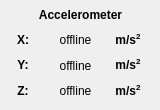
    <widget class="QWidget" name="ACC_tab">
     <attribute name="title">
      <string>ACC</string>
     </attribute>
     <widget class="QLabel" name="ACC_label">
      <property name="geometry">
       <rect>
        <x>10</x>
        <y>0</y>
        <width>141</width>
        <height>31</height>
       </rect>
      </property>
      <property name="text">
       <string>&lt;html&gt;&lt;head/&gt;&lt;body&gt;&lt;p align=&quot;center&quot;&gt;&lt;span style=&quot; font-weight:600;&quot;&gt;Accelerometer&lt;/span&gt;&lt;/p&gt;&lt;/body&gt;&lt;/html&gt;</string>
      </property>
     </widget>
     <widget class="QWidget" name="horizontalLayoutWidget">
      <property name="geometry">
       <rect>
        <x>0</x>
        <y>30</y>
        <width>151</width>
        <height>71</height>
       </rect>
      </property>
      <layout class="QHBoxLayout" name="horizontalLayout">
       <item>
        <layout class="QVBoxLayout" name="verticalLayout_4">
         <item>
          <widget class="QLabel" name="ACC_X_label">
           <property name="text">
            <string>&lt;html&gt;&lt;head/&gt;&lt;body&gt;&lt;p align=&quot;center&quot;&gt;&lt;span style=&quot; font-weight:600;&quot;&gt;X:&lt;/span&gt;&lt;/p&gt;&lt;/body&gt;&lt;/html&gt;</string>
           </property>
           <property name="alignment">
            <set>Qt::AlignCenter</set>
           </property>
          </widget>
         </item>
         <item>
          <widget class="QLabel" name="ACC_Y_label">
           <property name="text">
            <string>&lt;html&gt;&lt;head/&gt;&lt;body&gt;&lt;p align=&quot;center&quot;&gt;&lt;span style=&quot; font-weight:600;&quot;&gt;Y:&lt;/span&gt;&lt;/p&gt;&lt;/body&gt;&lt;/html&gt;</string>
           </property>
           <property name="alignment">
            <set>Qt::AlignCenter</set>
           </property>
          </widget>
         </item>
         <item>
          <widget class="QLabel" name="ACC_Z_label">
           <property name="text">
            <string>&lt;html&gt;&lt;head/&gt;&lt;body&gt;&lt;p align=&quot;center&quot;&gt;&lt;span style=&quot; font-weight:600;&quot;&gt;Z:&lt;/span&gt;&lt;/p&gt;&lt;/body&gt;&lt;/html&gt;</string>
           </property>
           <property name="alignment">
            <set>Qt::AlignCenter</set>
           </property>
          </widget>
         </item>
        </layout>
       </item>
       <item>
        <layout class="QVBoxLayout" name="verticalLayout_5">
         <item>
          <widget class="QLabel" name="ACC_X_text_label">
           <property name="text">
            <string>offline</string>
           </property>
           <property name="alignment">
            <set>Qt::AlignCenter</set>
           </property>
          </widget>
         </item>
         <item>
          <widget class="QLabel" name="ACC_Y_text_label">
           <property name="text">
            <string>offline</string>
           </property>
           <property name="alignment">
            <set>Qt::AlignCenter</set>
           </property>
          </widget>
         </item>
         <item>
          <widget class="QLabel" name="ACC_Z_text_label">
           <property name="text">
            <string>offline</string>
           </property>
           <property name="alignment">
            <set>Qt::AlignCenter</set>
           </property>
          </widget>
         </item>
        </layout>
       </item>
       <item>
        <layout class="QVBoxLayout" name="verticalLayout_7">
         <item>
          <widget class="QLabel" name="ACC_X_Unit_label">
           <property name="text">
            <string>&lt;html&gt;&lt;head/&gt;&lt;body&gt;&lt;p&gt;&lt;span style=&quot; font-weight:600;&quot;&gt;m/s&lt;/span&gt;&lt;span style=&quot; font-weight:600; vertical-align:super;&quot;&gt;2&lt;/span&gt;&lt;/p&gt;&lt;/body&gt;&lt;/html&gt;</string>
           </property>
           <property name="alignment">
            <set>Qt::AlignCenter</set>
           </property>
          </widget>
         </item>
         <item>
          <widget class="QLabel" name="ACC_Y_Unit_label">
           <property name="text">
            <string>&lt;html&gt;&lt;head/&gt;&lt;body&gt;&lt;p&gt;&lt;span style=&quot; font-weight:600;&quot;&gt;m/s&lt;/span&gt;&lt;span style=&quot; font-weight:600; vertical-align:super;&quot;&gt;2&lt;/span&gt;&lt;/p&gt;&lt;/body&gt;&lt;/html&gt;</string>
           </property>
           <property name="alignment">
            <set>Qt::AlignCenter</set>
           </property>
          </widget>
         </item>
         <item>
          <widget class="QLabel" name="ACC_Z_Unit_label">
           <property name="text">
            <string>&lt;html&gt;&lt;head/&gt;&lt;body&gt;&lt;p&gt;&lt;span style=&quot; font-weight:600;&quot;&gt;m/s&lt;/span&gt;&lt;span style=&quot; font-weight:600; vertical-align:super;&quot;&gt;2&lt;/span&gt;&lt;/p&gt;&lt;/body&gt;&lt;/html&gt;</string>
           </property>
           <property name="alignment">
            <set>Qt::AlignCenter</set>
           </property>
          </widget>
         </item>
        </layout>
       </item>
      </layout>
     </widget>
    </widget>
